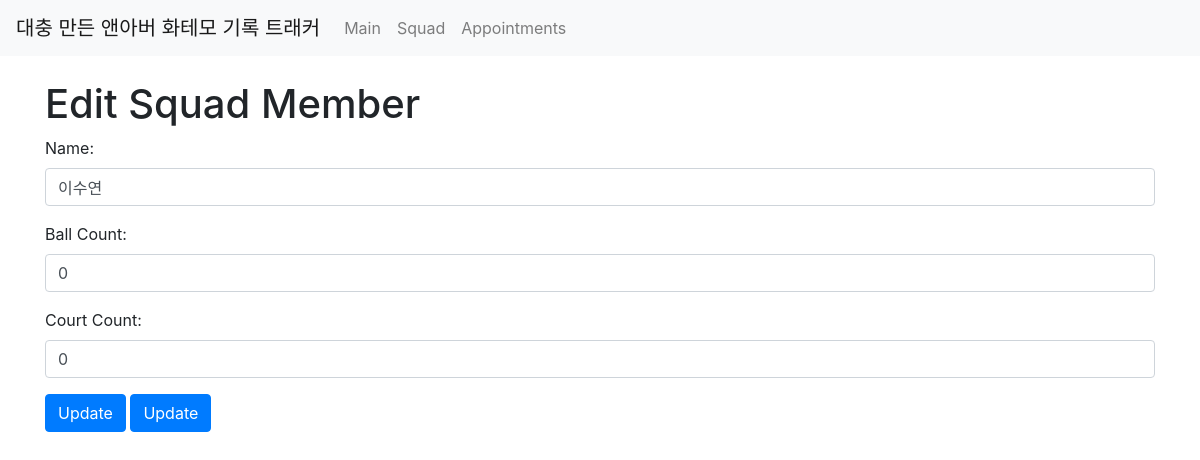
The page /squad/edit/2 on the database its author committed.
### tables this page shows
CREATE TABLE squad (
            id INTEGER PRIMARY KEY AUTOINCREMENT,
            name TEXT NOT NULL UNIQUE,
            ball_count INTEGER DEFAULT 0,
            court_count INTEGER DEFAULT 0
        );

### app.py (the view, shortened to what this page needs)
@app.route('/squad/edit/<int:id>', methods=['GET', 'POST'])
def squad_edit(id):
    conn = get_db_connection()
    member = conn.execute("SELECT * FROM squad WHERE id = ?", (id,)).fetchone()
    if not member:
        flash("Member not found.", "danger")
        return redirect(url_for('squad'))
    conn.close()
    return render_template('squad_edit.html', member=member)

### app.py (called while the page is built)
def get_db_connection():
    conn = sqlite3.connect(DATABASE, timeout=10)  # Wait up to 10 seconds for the lock to clear.
    conn.row_factory = sqlite3.Row
    conn.execute("PRAGMA journal_mode=WAL;")      # Use WAL mode to improve concurrent access.
    return conn

### templates/squad_edit.html (shortened to what this page needs)
<!doctype html>
<html lang="en">
<head>
  <link rel="stylesheet" href="https://stackpath.bootstrapcdn.com/bootstrap/4.5.2/css/bootstrap.min.css">
</head>
<body>
  {% include 'navbar.html' %}
  <div class="container mt-4">
    <h1>Edit Squad Member</h1>
    <form method="POST">
        <div class="form-group">
            <label for="name">Name:</label>
            <input type="text" name="name" id="name" class="form-control" value="{{ member.name }}" required>
        </div>
        <div class="form-group">
            <label for="ball_count">Ball Count:</label>
            <input type="number" name="ball_count" id="ball_count" class="form-control" value="{{ member.ball_count }}" required>
        </div>
        <div class="form-group">
            <label for="court_count">Court Count:</label>
            <input type="number" name="court_count" id="court_count" class="form-control" value="{{ member.court_count }}" required>
        </div>
        <button type="submit" class="btn btn-primary">Update</button>
      <button type="submit" class="btn btn-primary">Update</button>
    </form>
  </div>
</body>
</html>

### rows shown on the page
squad: name "이수연", ball_count "0", court_count "0"
